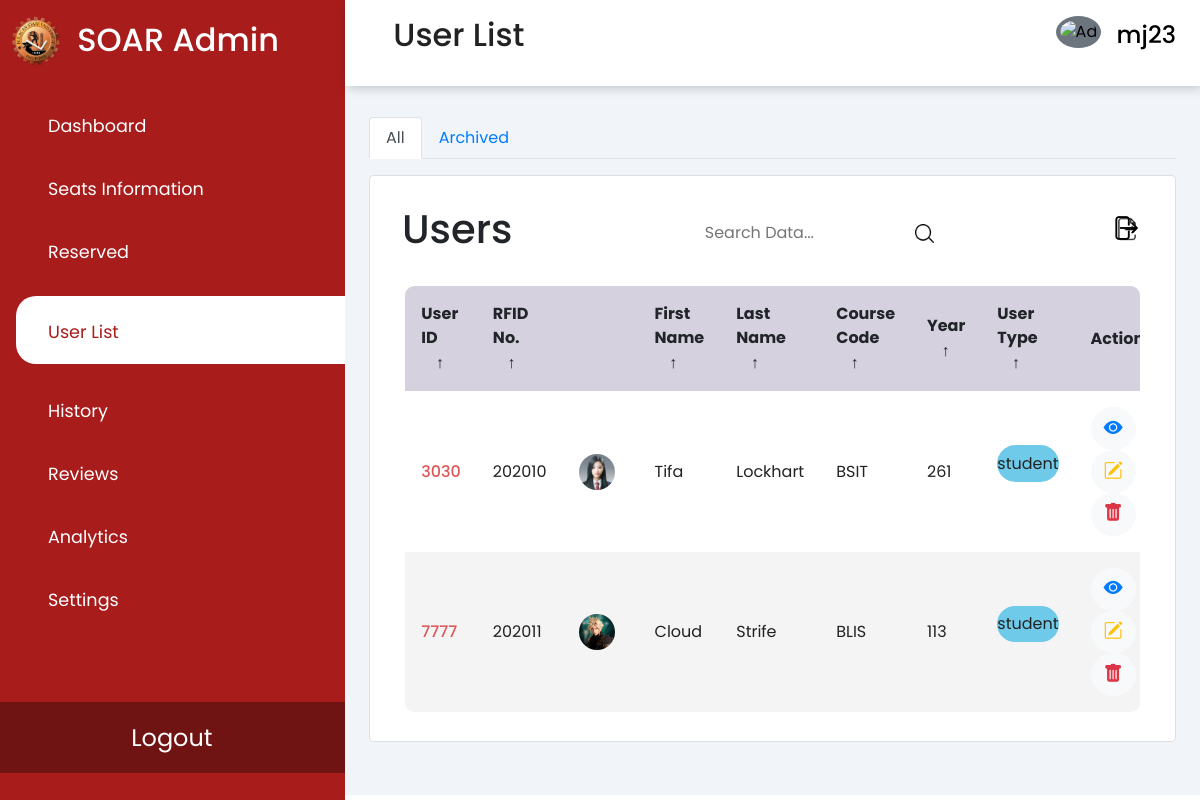
The page /user-list.php (signed in) on the database its author committed.
### tables this page shows
CREATE TABLE `users` (
  `user_id` int(11) NOT NULL,
  `rfid_no` varchar(50) DEFAULT NULL,
  `first_name` varchar(255) DEFAULT NULL,
  `last_name` varchar(255) DEFAULT NULL,
  `account_id` int(11) DEFAULT NULL,
  `course_code` varchar(50) DEFAULT NULL,
  `yearsec_id` int(11) DEFAULT NULL,
  `age` int(11) DEFAULT NULL,
  `contact_number` varchar(20) DEFAULT NULL,
  `is_archived` tinyint(1) DEFAULT 0
);

CREATE TABLE `account` (
  `account_id` int(11) NOT NULL,
  `username` varchar(255) DEFAULT NULL,
  `password` varchar(255) DEFAULT NULL,
  `email` varchar(255) DEFAULT NULL,
  `picture` varchar(255) DEFAULT NULL,
  `account_type` varchar(255) DEFAULT NULL,
  `reservation_count` int(11) DEFAULT 0
);

### user-list.php (the view, shortened to what this page needs)
<?php
require 'assets/php/connect.php';
$sql = "SELECT u.user_id, u.rfid_no, u.first_name, u.last_name, u.account_id, u.course_code, u.yearsec_id, u.age, u.contact_number, a.picture, a.email,  a.account_type
        FROM users u
        JOIN account a ON u.account_id = a.account_id
        WHERE u.is_archived = 0";
$result = $conn->query($sql);
?>
<!DOCTYPE HTML>
<html>
<head>
    <link rel="stylesheet" href="https://cdn.jsdelivr.net/npm/bootstrap@4.6.2/dist/css/bootstrap.min.css"
>
    <link rel="stylesheet" type="text/css" href="assets/css/user-list.css" />
    <link href="https://cdnjs.cloudflare.com/ajax/libs/font-awesome/6.0.0/css/all.min.css" rel="stylesheet" />
    <link rel="stylesheet"
        href="https://maxst.icons8.com/vue-static/landings/line-awesome/line-awesome/1.3.0/css/line-awesome.min.css">
    <link rel="stylesheet" href="https://cdn.jsdelivr.net/npm/bootstrap-icons@1.11.1/font/bootstrap-icons.css">
</head>
<body>
    <div class="sidebar">
        <div class="sidebar-brand">
            <img src="assets/img/bulsu logo.png" alt="bulsu logo" class="logo">
            <h2> <span>SOAR Admin</span></h2>
        </div>
        <div class="sidebar-menu" id="tabButton">
            <ul>
                <li class="tabs"> <a href="admin.php" data-tabName="dashboard" id="tabButtons"><span
                            class="las la-th-large"></span>
                        <span>Dashboard</span></a>
                </li>
                <li class="tabs"> <a href="seats-info.php"><span class="las la-check"></span>
                        <span>Seats Information</span></a>
                </li>
                <li class="tabs"> <a href="reserved.php"><span class="las la-clock"></span>
                        <span>Reserved</span></a>
                </li>
                <li class="tabs"> <a href="user-list.php" class="active"><span class="las la-user-friends"></span>
                        <span>User List</span></a>
                </li>
                <li class="tabs"> <a href="history.php"><span class="las la-history"></span>
                        <span>History</span></a>
                </li>
                <li class="tabs"> <a href="adminReviews.php"><span class="las la-star"></span>
                        <span>Reviews</span></a>
                </li>
                <li class="tabs"> <a href="analytics.php"><span class="las la-chart-bar"></span>
                        <span>Analytics</span></a>
                </li>
                <li class="tabs"> <a href="settings.php"><span class="las la-cog"></span>
                        <span>Settings</span></a>
                </li>
                <li class="logout"> <a href="toLogout.php">
                        <span>Logout</span></a>
                </li>
            </ul>
        </div>
    </div>
    <div class="header">
        <header>
            <h2>
                <label for="nav-toggle">
                    <div class="toggle">
                        <span class="la la-bars"></span>
                    </div>
                </label>
                User List
            </h2>
            <div class="dropdown">
                <button class="dropdown-toggle" class="btn btn-secondary dropdown-toggle" type="button"
                    id="dropdownMenuButton" data-toggle="dropdown" aria-haspopup="true" aria-expanded="true">
                    <div class="user-wrapper">
                        <img src="<?php if ($_SESSION['gender'] == "Male") {
                            echo "https://cdn-icons-png.flaticon.com/512/2552/2552801.png";
                        } elseif ($_SESSION['gender'] == "Female") {
                            echo "https://cdn-icons-png.flaticon.com/512/206/206864.png";
                        } ?>" alt="Admin" class="rounded-circle p-1 bg-secondary" width="45">
                        <div id="user_admin">
                            <h4>
                                <?php echo $_SESSION["username"]; ?>
                            </h4>
                        </div>
                    </div>
                </button>
            </div>
        </header>
    </div>
    <div class="main-content">
        <main>
            <ul class="nav nav-tabs" id="myTabs" role="tablist">
                <li class="nav-item">
                    <a class="nav-link active" id="table-tab" data-toggle="tab" href="#table-content" role="tab"
                        aria-controls="table-content" aria-selected="true">All</a>
                </li>
                <li class="nav-item">
                    <a class="nav-link" id="archive-tab" data-toggle="tab" href="#archive-content" role="tab"
                        aria-controls="archive-content" aria-selected="false">Archived</a>
                </li>
            </ul>
            <div class="tab-content" id="myTabsContent">
                <div class="recent-grid">
                    <div class="history">
                        <div class="card">
                            <div class="card-body">
                                <div class="table-responsive">
                                    <section class="table__header">
                                        <h1>Users</h1>
                                        <div class="input-group">
                                            <input type="search" placeholder="Search Data...">
                                            <div class="search-icon">
                                                <img src="assets/img/search.png" alt="Search">
                                            </div>
                                        </div>
                                        <div class="export__file">
                                            <label for="export-file" class="export__file-btn" title="Export File">
                                                <img src="assets/img/export1.png" alt="Export" class="export_ic">
                                            </label>
                                        </div>
                                    </section>
                                    <section class="table__body">
                                        <table id="customers_table">
                                            <thead>
                                                <tr>
                                                    <th> User ID <span class="icon-arrow">&UpArrow;</span></th>
                                                    <th> RFID No. <span class="icon-arrow">&UpArrow;</span></th>
                                                    <th></th>
                                                    <th> First Name <span class="icon-arrow">&UpArrow;</span></th>
                                                    <th> Last Name <span class="icon-arrow">&UpArrow;</span></th>
                                                    <th> Course Code <span class="icon-arrow">&UpArrow;</span></th>
                                                    <th> Year <span class="icon-arrow">&UpArrow;</span></th>
                                                    <th> User Type <span class="icon-arrow">&UpArrow;</span></th>
                                                    <th> Action </th>
                                                </tr>
                                            </thead>
                                            <?php
                                            if ($result->num_rows > 0) {
                                                while ($row = $result->fetch_assoc()) {
                                                    ?>
                                                    <tr>
                                                        <td class="studno">
                                                            <?php echo $row['user_id']; ?>
                                                        </td>
                                                        <td>
                                                            <?php echo $row['rfid_no']; ?>
                                                        </td>
                                                        <td><img src="<?php echo $row['picture']; ?>" alt=""></td>
                                                        <td>
                                                            <?php echo $row['first_name']; ?>
                                                        </td>
                                                        <td>
                                                            <?php echo $row['last_name']; ?>
                                                        </td>
                                                        <td>
                                                            <?php echo $row['course_code']; ?>
                                                        </td>
                                                        <td>
                                                            <?php echo $row['yearsec_id']; ?>
                                                        </td>
                                                        <td>
                                                            <p
                                                                class="user-type <?php echo strtolower($row['account_type']); ?>">
                                                                <?php echo $row['account_type']; ?>
                                                            </p>
                                                        </td>
                                                        <td>
                                                            <button type="button"
                                                                class="btn btn-light btn-rounded btn-icon view_user"
                                                                data-toggle="modal" data-target="#modalView"
                                                                data-userid="<?php echo $row['user_id']; ?>"
                                                                data-firstname="<?php echo $row['first_name']; ?>"
                                                                data-lastname="<?php echo $row['last_name']; ?>"
                                                                data-picture="<?php echo $row['picture']; ?>"
                                                                data-email="<?php echo $row['email']; ?> "
                                                                data-rfidno="<?php echo $row['rfid_no']; ?> "
                                                                data-course="<?php echo $row['course_code']; ?> "
                                                                data-contactno="<?php echo $row['contact_number']; ?> "
                                                                data-age="<?php echo $row['age']; ?> ">
                                                                <i class="bi bi-eye-fill text-primary"
                                                                    style="font-size: 1.2em;"></i>
                                                            </button>
                                                            <button type="button"
                                                                class="btn btn-light btn-rounded btn-icon edit_user"
                                                                data-toggle="modal" data-target="#editUser"
                                                                data-userid="<?php echo $row['user_id']; ?>"
                                                                data-firstname="<?php echo $row['first_name']; ?>"
                                                                data-lastname="<?php echo $row['last_name']; ?>"
                                                                data-picture="<?php echo $row['picture']; ?>"
                                                                data-email="<?php echo $row['email']; ?> "
                                                                data-rfidno="<?php echo $row['rfid_no']; ?> "
                                                                data-course="<?php echo $row['course_code']; ?> "
                                                                data-contactno="<?php echo $row['contact_number']; ?> "
                                                                data-age="<?php echo $row['age']; ?> ">
                                                                <i class="bi bi-pencil-square text-warning"
                                                                    style="font-size: 1.2em;"></i>
                                                            </button>
                                                            <button type="button"
                                                                class="btn btn-light btn-rounded btn-icon archive_btn"
                                                                data-user-id="<?php echo $row['user_id']; ?>">
                                                                <i class="bi bi-trash-fill text-danger"
                                                                    style="font-size: 1.2em;"></i>
                                                            </button>
                                                        </td>
                                                    </tr>
                                                    <?php
                                                }
                                            } else {
                                                echo "<tr><td colspan='7'>No users found.</td></tr>";
                                            }
                                            ?>
                                        </table>
                                    </section>
                                </div>
                            </div>
                        </div>
                    </div>
                </div>
            </div>
    </div>
</html>

### rows shown on the page
users: user_id "3030", rfid_no "202010", account.picture (picture), first_name "Tifa", last_name "Lockhart", course_code "BSIT", yearsec "261", account.account_type "student"
users: user_id "7777", rfid_no "202011", account.picture (picture), first_name "Cloud", last_name "Strife", course_code "BLIS", yearsec "113", account.account_type "student"

### other values the page prints
$_SESSION["username"] "mj23"
